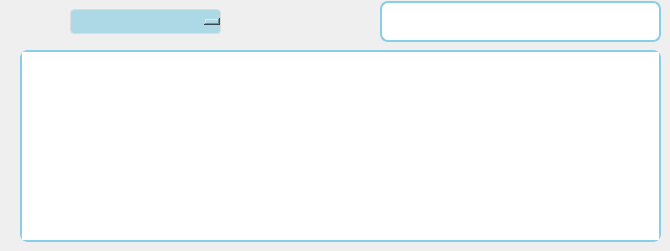
      <widget class="QWidget" name="afficher_livreur_2">
       <attribute name="title">
        <string>Afficher</string>
       </attribute>
       <widget class="QLineEdit" name="le_search_liv">
        <property name="geometry">
         <rect>
          <x>380</x>
          <y>1</y>
          <width>281</width>
          <height>41</height>
         </rect>
        </property>
        <property name="styleSheet">
         <string notr="true">border: 2px solid #87CEEB;
border-radius: 8px;</string>
        </property>
       </widget>
       <widget class="QTableView" name="tv_liv">
        <property name="geometry">
         <rect>
          <x>20</x>
          <y>50</y>
          <width>641</width>
          <height>192</height>
         </rect>
        </property>
        <property name="styleSheet">
         <string notr="true">border: 2px solid #87CEEB;
border-radius: 8px;</string>
        </property>
       </widget>
       <widget class="QComboBox" name="cb_sort_liv">
        <property name="geometry">
         <rect>
          <x>70</x>
          <y>1</y>
          <width>151</width>
          <height>41</height>
         </rect>
        </property>
        <property name="styleSheet">
         <string notr="true">background-color: rgb(250, 211, 0);
width: 100%;
  padding: 12px 20px;
  margin: 8px 0;
  display: inline-block;
  border: 1px solid #dcdcdc;
  border-radius: 4px;
  box-sizing: border-box;
  background: #ADD8E6;
  color: #FFFFFF;</string>
        </property>
       </widget>
      </widget>
